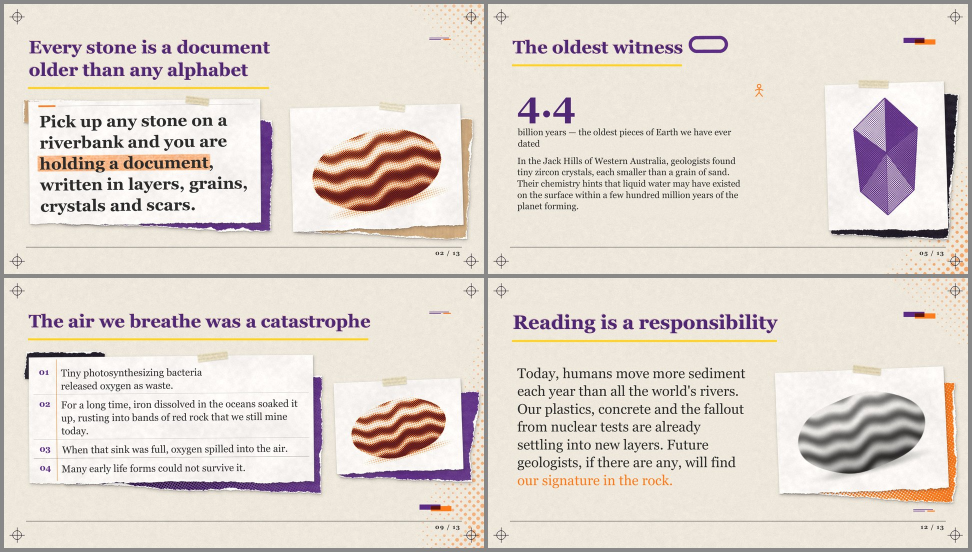
#> input picture .github/gallery/rocks-image-treatment.png, 1944 x 1104 px (shown at 1/2 size)
$ python -i make_textures.py   (imports and definitions only)
#> lines starting #> are read from the running program, lines starting #| are printed output that depends on the picture; after the words box and inside, x2 and y2 are one past the last pixel; in counts of white or black regions, pixels touching at a corner belong together
#> further down, picture is the input picture: PIL image 1944x1104 RGB; mean R, G, B 223.3, 214.1, 206.4
#!/usr/bin/env python3
"""make_textures.py — riso-slides background texture generator.

Generates riso-style page backgrounds: paper grain, overprint circles (multiply),
45-degree halftone dot fields, registration marks. Also converts photos into
two-ink duotone halftone images.

Commands
--------
  bg        generate one image per page
  duotone   convert a photo into a two-ink halftone image
  selftest  regression tests for the four bugs this file has fixed

Per-page control
----------------
Each page's pattern is chosen explicitly, so no deck length produces a silent
repeat and a dot field can be aimed at a specific corner — the style spec's own
rule ("网点只出现在页面边角或空白处，绝不压在正文后面") depends on that. Three
levels of control:

  1. automatic       nothing passed -> non-repeating, adjacent-distinct
  2. named patterns  --plan "1:circles_tr,4:reverse+dots_bl"
  3. explicit fields --plan-file plan.json  (exact centre / direction / radius)

Every page is seeded independently, so adding or reordering a page never
re-textures the others; --manifest writes a machine-readable record (spec,
sha256, byte size, ink bbox, dot centroid) that qa.py verifies.

Output size
-----------
The grain is high-entropy noise: PNG cannot compress it. A 1920x1080 page is
~1.8 MB as PNG and ~0.4 MB as JPEG q90, with no visible difference at
projection size. JPEG is therefore the default.
"""
import argparse
import hashlib
import json
import math
import os
import random
import sys
sys.dont_write_bytecode = True
from runtime import prepare
# [1 line not run here, left out]
from canvas import DECK_CANVAS

import numpy as np
from PIL import Image, ImageDraw, ImageChops, ImageFilter

PALETTES = {
    # name: (paper, inkA, inkB, ink, accent1, accent2)
    "A": ("#F2EBDA", "#0F5A3C", "#2E8B5E", "#2B2B2B", "#E8B923", "#C2441C"),
    "B": ("#F4EFE6", "#2F4BD8", "#FF5FA2", "#1F1F2E", "#FFD93B", "#7FD6B5"),
    "C": ("#F3E9D8", "#FF6C2F", "#1D2A5B", "#20232E", "#F5C518", "#2FA7A0"),
    "D": ("#F4EEE2", "#0E8C8C", "#FF6F59", "#22303C", "#F2C14E", "#0A5F63"),
    "E": ("#F6ECE3", "#7A1F3D", "#F28CB1", "#2A1F24", "#E0A526", "#C8442F"),
    "F": ("#EFE8DC", "#5B2A86", "#FF7A1A", "#1E1A26", "#FFD21F", "#FF8FB8"),
    "G": ("#EFE7D8", "#D7261E", "#1E1E1E", "#1E1E1E", "#E8B923", "#5C6B7A"),
}


def hex2rgb(h):
    h = h.lstrip("#")
    return tuple(int(h[i:i + 2], 16) for i in (0, 2, 4))


def rgb2hex(c):
    return "#%02X%02X%02X" % tuple(int(round(v)) for v in c)


def multiply(c1, c2):
    """Overprint: what you get when both inks hit the same spot."""
    return tuple(a * b / 255.0 for a, b in zip(c1, c2))


def blend(c1, c2, t):
    """Tint of c1 on c2 at coverage t (0 = c2, 1 = c1)."""
    return tuple(a * t + b * (1 - t) for a, b in zip(c1, c2))


class Ctx:
    """Render context: geometry + palette + derived inks."""

    # [20 lines left out: function __init__, not called in this run]

    def u(self, v):
        return int(round(v * self.s))

    # [10 lines left out: function tokens, not called in this run]


def seed_for(base_seed, page):
    """Independent per-page seed: page N never depends on page N-1."""
    return base_seed * 1000003 + page * 7919


# [100 lines left out: functions reseed, paper_base, quiet_plate, overprint_circle, halftone, registration_marks, not called in this run]


# --- named patterns (page-unit coordinates assume 960x540; scaled if different) ---
# Each returns None (drew in place) or a new image. cmd_bg must always keep the
# return value, or a reversed page comes out blank.

def _pat_circles_tr(ctx, b, A, B):
    overprint_circle(ctx, b, ctx.pw + 45, -35, 205, B)
    overprint_circle(ctx, b, ctx.pw - 80, -60, 135, A)


def _pat_dots_bl(ctx, b, A, B):
    return halftone(ctx, b, 20, ctx.ph + 35, 28, 13, 6.2, B, 1, -0.75, 300, alpha=160)


def _pat_minimal(ctx, b, A, B):
    return halftone(ctx, b, -10, -10, 16, 13, 4.2, B, 1, 1, 170, alpha=70)


# [4 lines left out: function _pat_circles_r, not called in this run]


def _pat_band(ctx, b, A, B):
    return halftone(ctx, b, ctx.pw * 0.3, ctx.ph * 0.85, 24, 13, 5.4, B, 1, -0.5, 260, alpha=120)


# [4 lines left out: function _pat_circles_l, not called in this run]


def _pat_dots_tr(ctx, b, A, B):
    return halftone(ctx, b, ctx.pw - 60, 60, 16, 12, 4.4, B, -1, 0.6, 160, alpha=90)


def _pat_circles_bl(ctx, b, A, B):
    overprint_circle(ctx, b, -40, ctx.ph + 30, 190, B)
    overprint_circle(ctx, b, 120, ctx.ph - 60, 120, A)


def _pat_dots_br(ctx, b, A, B):
    return halftone(ctx, b, ctx.pw - 10, ctx.ph + 30, 24, 13, 5.8, B, -1, -0.7, 230, alpha=150)


PATTERNS = [_pat_circles_tr, _pat_dots_bl, _pat_minimal, _pat_circles_r, _pat_band,
            _pat_circles_l, _pat_dots_tr, _pat_circles_bl, _pat_dots_br]
PATTERN_NAMES = {p.__name__.replace("_pat_", ""): p for p in PATTERNS}


# [11 lines left out: function auto_sequence, not called in this run]


# ---------------------------------------------------------------------------
# Calibrated field presets.
#
# These are the dot-field / overprint-circle recipes that were tuned by hand
# against real renders and then frozen here. They exist so that a later run
# never has to look at a finished deck, a reference poster or a previous output
# to know "how dense should this corner fade be" — the answer is in the skill.
# Values are in page points; see references/design-system.md for the catalogue
# and for which page archetype each one suits.
# ---------------------------------------------------------------------------
FIELD_PRESETS = {
    "cover-bleed-tr": dict(
        circles=[[1120, -70, 250, "B"], [975, -105, 155, "A"]],
        note="封面：两枚叠印圆自右上角出血"),
    "cover-bleed-bl": dict(
        circles=[[-80, 630, 240, "B"], [70, 575, 130, "A"]],
        note="封面变体：左下角出血，封面正文止于 y≈365 时可用"),
    "corner-fade-br": dict(
        field=dict(c=[1030, 585], dir=[-1, -0.70], f=230, sp=13, rm=5.8, a=150),
        note="数据页：右下角大颗粒渐隐，左重版式"),
    "corner-fade-bl-sm": dict(
        field=dict(c=[-60, 570], dir=[1, -1.0], f=200, sp=13, rm=4.6, a=100),
        note="数据页：左下角小渐隐，右重版式"),
    "corner-fade-tr-sm": dict(
        field=dict(c=[1010, 0], dir=[-1, 0.80], f=170, sp=12, rm=4.6, a=110),
        note="列表/占比页：右上角细密点，避开中部图表"),
    "corner-fade-tr-xs": dict(
        field=dict(c=[1010, -55], dir=[-1, 1.0], f=200, sp=12, rm=4.6, a=95),
        note="引语页：右上角极轻点，几乎只是纸纹"),
    "corner-speckle-tr": dict(
        field=dict(c=[980, 10], dir=[-1, 0.60], f=150, sp=11, rm=4.6, a=100),
        note="表格/对比页：只占右上角一小块，页面主体保持干净"),
    "edge-fade-left": dict(
        field=dict(c=[-100, 320], dir=[1, 0.0], f=170, sp=12, rm=4.8, a=120),
        note="图解页：左边缘一条墨迹，配合右侧留白"),
    "edge-fade-right": dict(
        field=dict(c=[1050, 430], dir=[-1, -0.30], f=200, sp=12, rm=5.0, a=130),
        note="风险页：右边缘下半段渐隐，避开左侧大数字"),
    "band-bottom": dict(
        field=dict(c=[700, 565], dir=[0.0, -1.0], f=140, sp=12, rm=4.6, a=110),
        note="占比/条形页：沿底边积墨，正文止于 y≈400 时可用"),
    "blob-corner-tl": dict(
        field=dict(c=[-70, -70], dir=[1, 1.0], f=170, sp=12, rm=4.8, a=115,
                   radius=260),
        note="通用：左上角有界斑点（radius 保证不铺满整页）"),
    "blob-corner-br": dict(
        field=dict(c=[980, 560], dir=[-1, -1.0], f=200, sp=13, rm=5.4, a=130,
                   radius=300),
        note="通用：右下角有界斑点"),
    "reverse-blob-bl": dict(
        field=dict(c=[200, 480], dir=[1, -1.0], f=200, sp=13, rm=5.0, a=130),
        dot_ink="B",
        note="反白页：左下角墨点（点在油墨 A 底上用油墨 B）"),
    "reverse-circle-br": dict(
        circles=[[1050, 620, 250, "B"], [930, 570, 150, "#7E1610"]],
        note="反白章节页：右下角黑圆出血 + 叠印深红"),
    "reverse-circle-tr": dict(
        circles=[[1180, -70, 230, "B"], [1050, -120, 130, "#7E1610"]],
        note="反白结尾页：右上角黑圆出血 + 叠印深红"),
}

RECOMMENDED_PRESET = {
    "cover": ("cover-bleed-tr", "cover-bleed-bl"),
    "divider": ("reverse-circle-br", "reverse-blob-bl"),
    "closing": ("reverse-circle-tr",),
    "data": ("corner-fade-br", "corner-fade-bl-sm"),
    "features": ("corner-fade-tr-sm", "band-bottom"),
    "quote": ("corner-fade-tr-xs",),
    "grid": ("corner-speckle-tr",),
    "venn": ("edge-fade-left", "blob-corner-tl"),
    "numbered": ("edge-fade-right", "corner-fade-bl-sm"),
    "timeline": ("blob-corner-tl", "band-bottom"),
    "ask": ("corner-speckle-tr", "blob-corner-br"),
    "statement": ("cover-bleed-bl", "blob-corner-br"),
}


# [16 lines left out: function expand_presets, not called in this run]


def ink_mask(img, threshold=25, median=3):
    """Boolean ink mask, robust to paper grain.

    A raw per-pixel distance from the paper colour is dominated by the grain
    (every page "has ink" everywhere), so the difference image is median
    filtered first. That keeps dots (>= 2 px) and drops single-pixel noise.
    """
#> called with threshold = 25, median = 3
    from PIL import ImageFilter
    a = np.asarray(img.convert("RGB")).astype(np.int16)
    paper = np.median(a.reshape(-1, 3), axis=0)
#> paper = [238, 231, 220]
    diff = np.clip(np.abs(a - paper).sum(axis=2), 0, 255).astype(np.uint8)
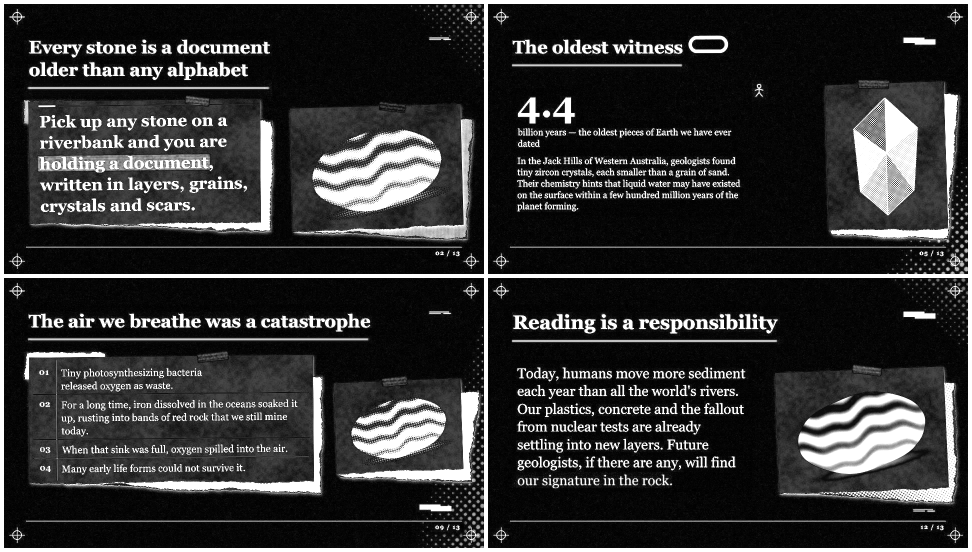
#> diff: shape (1104, 1944) (shown at 1/2 size); min 0, max 255, mean 51.6
    d = Image.fromarray(diff)
    if median:
        d = d.filter(ImageFilter.MedianFilter(median))
    return np.asarray(d) > threshold
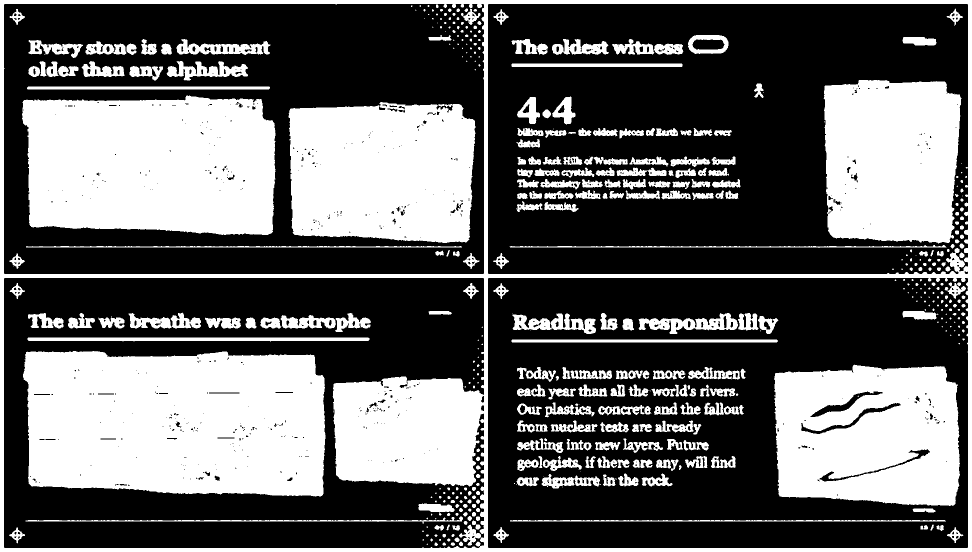
#> returned value: shape (1104, 1944) bool (shown at 1/2 size); 38.6% white; 482 white regions (159 under 20 px), largest, box (x1, y1, x2, y2) and area: (46, 702, 651, 993) 160634, (0, 0, 1944, 1104) 133828, (44, 191, 551, 470) 127646


def ink_stats(img, margin=0, threshold=25, grid=(4, 6), page_width=None):
    """Ink bbox / centroid (page points), density grid, texture strength.

    `margin` (page points) blanks a frame before measuring so callers can ignore
    the registration marks the generator always draws. `grid` returns ink
    coverage per cell of a rows x cols lattice — qa.py uses it to tell a dot
    field that sits in a corner from one that floods the page, and to check that
    no field lands under body copy.
    """
    page_width = page_width or DECK_CANVAS.width
    mask = ink_mask(img, threshold)
    h, w = mask.shape
#> h = 1104; w = 1944
    if margin:
        m = int(round(margin * w / page_width))
        mask[:m, :] = False
        mask[-m:, :] = False
        mask[:, :m] = False
        mask[:, -m:] = False
    rows, cols = grid
    density = [[round(float(mask[r * h // rows:(r + 1) * h // rows,
                                c * w // cols:(c + 1) * w // cols].mean()), 4)
                for c in range(cols)] for r in range(rows)]
#> density = [[0.401, 0.348, 0.273, 0.174, 0.085, 0.396], [0.588, 0.64, 0.706, 0.169, 0.0978, 0.662], [0.473, 0.515, 0.276, 0.199, 0.224, 0.342], [0.506, 0.611, 0.542, 0.19, 0.215, 0.632]]
    out = {"ink_fraction": round(float(mask.mean()), 4), "density": density}
#> out = {'ink_fraction': 0.386, 'density': [[0.401, 0.348, 0.273, 0.174, 0.085, 0.396], [0.588, 0.64, 0.706, 0.169, 0.0978, 0.662], [0.473, 0.515, 0.276, 0.199, 0.224, 0.342], [0.506, 0.611, 0.542, 0.19, 0.215, 0.632]]}
    if not mask.any():
        out.update({"ink_pixels": 0, "ink_bbox": None, "ink_centroid": None})
        out["std"] = round(float(np.asarray(img.convert("RGB")).std()), 2)
        return out
    ys, xs = np.where(mask)
#> (the run stopped early here; a loop or call above may not have finished)

$ run again, on .github/gallery/seed-shelf-slides.png
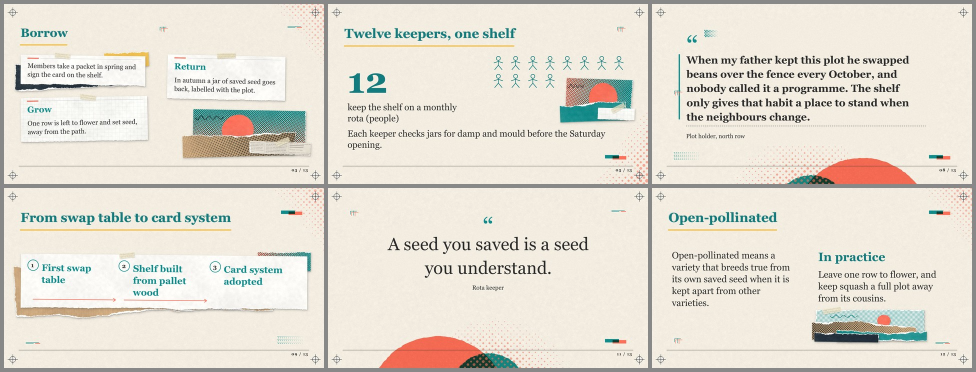
#> input picture .github/gallery/seed-shelf-slides.png, 1952 x 744 px (shown at 1/2 size)
#> picture is the input picture: PIL image 1952x744 RGB; mean R, G, B 227.2, 221.6, 210.8
#> paper = [243, 236, 224]
#> in ink_mask, `d = d.filter(ImageFilter.MedianFilter(median))`:
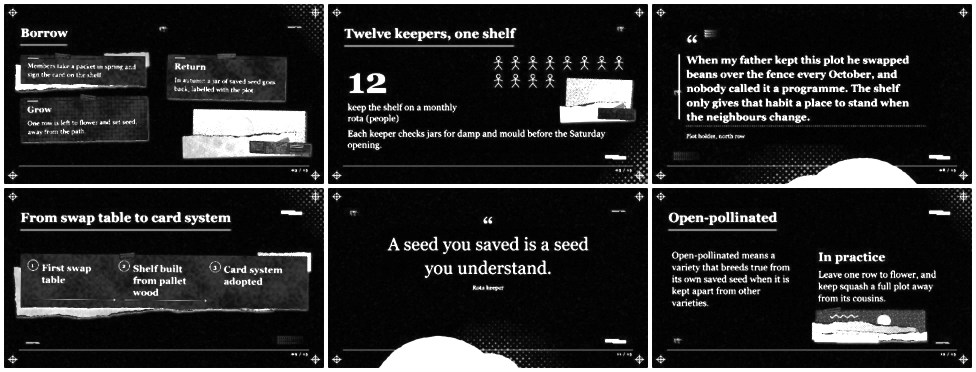
#> d: PIL image 1952x744 L (shown at 1/2 size); min 0, max 255, mean 42.8
#> in ink_mask, `return np.asarray(d) > threshold`:
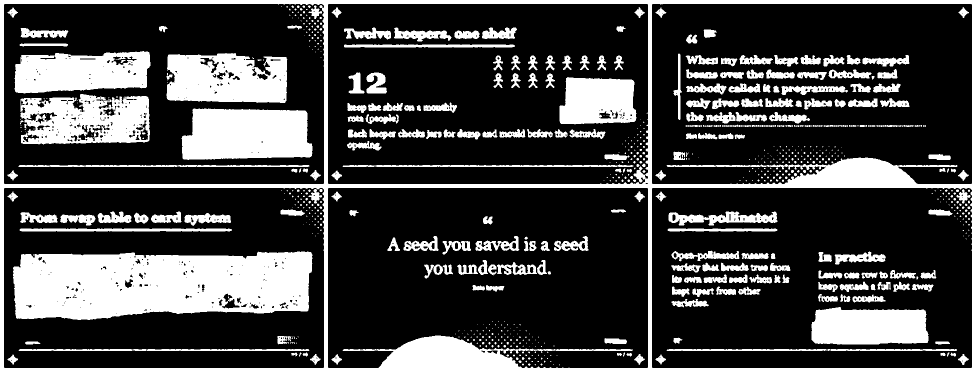
#> returned value: shape (744, 1952) bool (shown at 1/2 size); 26.2% white; 754 white regions (484 under 20 px), largest, box (x1, y1, x2, y2) and area: (0, 0, 1952, 744) 95644, (26, 503, 625, 640) 68978, (363, 217, 625, 320) 23597
#> density = [[0.402, 0.332, 0.183, 0.205, 0.205, 0.163], [0.387, 0.51, 0.17, 0.262, 0.211, 0.248], [0.371, 0.336, 0.112, 0.111, 0.191, 0.132], [0.454, 0.383, 0.252, 0.129, 0.139, 0.402]]
#> out = {'ink_fraction': 0.262, 'density': [[0.402, 0.332, 0.183, 0.205, 0.205, 0.163], [0.387, 0.51, 0.17, 0.262, 0.211, 0.248], [0.371, 0.336, 0.112, 0.111, 0.191, 0.132], [0.454, 0.383, 0.252, 0.129, 0.139, 0.402]]}
